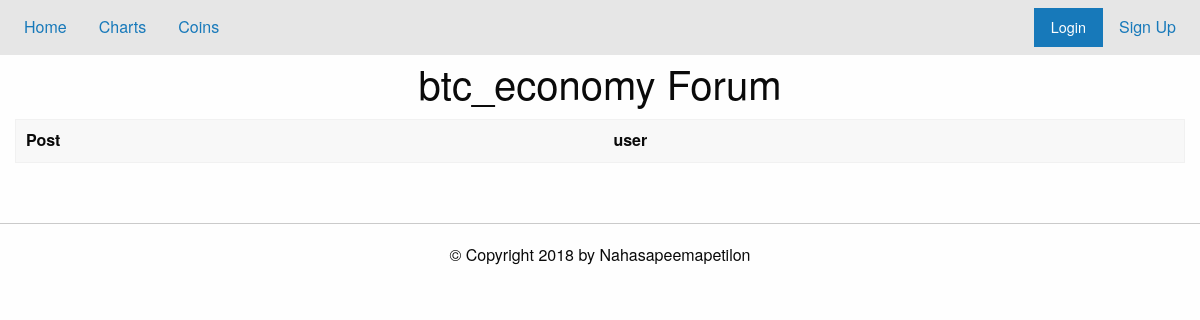
/forum?topics=btc_economy, run on an earlier commit of the app's database.
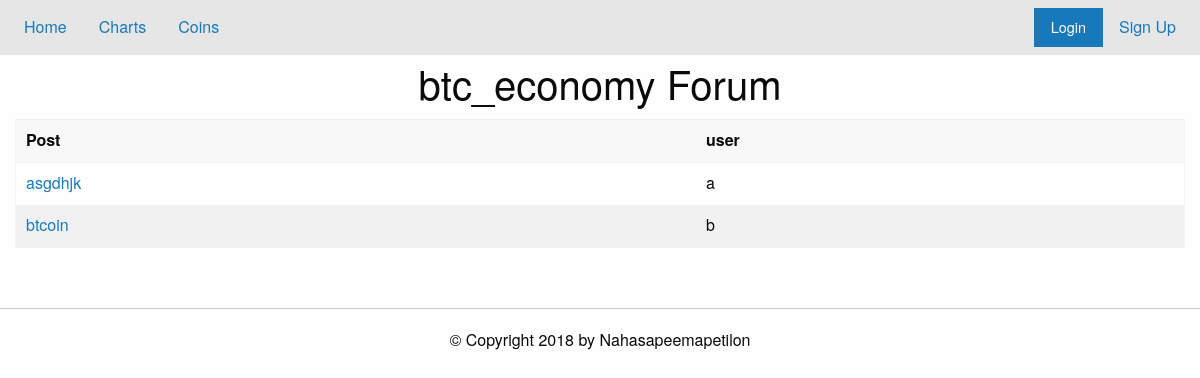
And on a later commit of the database.
### tables this page shows
CREATE TABLE threads (threadID INT PRIMARY KEY, topic TEXT, post TEXT, user TEXT);

### app.py (the view)
@app.route("/forum", methods=['POST', 'GET'])
def load_forum():
    db = sqlite3.connect('./data/base.db')
    c = db.cursor()
    topic = request.args.get('topics')
    if topic not in goodTopics:
        flash('Oops, this topic is not yet avaialbe')
        return redirect('/')
    threads= dbEditor.viewTopic(c, topic)
    print (threads)
    db.close()
    return render_template('forum.html', notLoggedIn=noUser(),topic=topic, threads= threads)

### app.py (called while the page is built)
def noUser():
    return 'username' not in session.keys()

### util/dbEditor.py (called while the page is built)
def viewTopic(cursor,topi):
    l = list(cursor.execute("SELECT threadID,user,post FROM threads WHERE topic = ?;",(topi,)))
    return l

### templates/forum.html (shortened to what this page needs)
{% extends "home.html" %}
{% block content %}
<h2 class="text-center"> {{topic}} Forum </h2>
<div class="grid-container">
{% set msgs = get_flashed_messages() %}
<table class="hover">
  <thead><tr>
      <th> Post </th><th> user </th>
  </tr></thead>
  <tbody>
    {% for thread in threads %}
    <tr>
      <td><a href="/thread?id={{thread[0]}}">{{ thread[2] }}</a></td>
      <td>{{thread[1]}}</td>
    </tr>
    {% endfor %}
  </tbody>
</table>
</div>
{% endblock %}

What changed in the data, as far as the page shows it:
added threads: post "asgdhjk", user "a"
added threads: post "btcoin", user "b"
